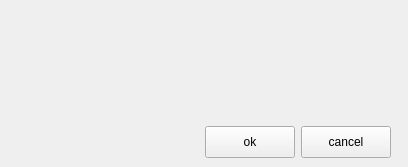
<?xml version="1.0" encoding="UTF-8"?>
<ui version="4.0">
 <class>MessageBoxClass</class>
 <widget class="QDialog" name="MessageBoxClass">
  <property name="geometry">
   <rect>
    <x>0</x>
    <y>0</y>
    <width>408</width>
    <height>167</height>
   </rect>
  </property>
  <property name="sizePolicy">
   <sizepolicy hsizetype="Fixed" vsizetype="Fixed">
    <horstretch>0</horstretch>
    <verstretch>0</verstretch>
   </sizepolicy>
  </property>
  <property name="minimumSize">
   <size>
    <width>408</width>
    <height>167</height>
   </size>
  </property>
  <property name="maximumSize">
   <size>
    <width>408</width>
    <height>167</height>
   </size>
  </property>
  <property name="windowTitle">
   <string>Dialog</string>
  </property>
  <layout class="QVBoxLayout" name="verticalLayout">
   <property name="spacing">
    <number>0</number>
   </property>
   <property name="leftMargin">
    <number>5</number>
   </property>
   <property name="topMargin">
    <number>4</number>
   </property>
   <property name="rightMargin">
    <number>5</number>
   </property>
   <property name="bottomMargin">
    <number>5</number>
   </property>
   <item>
    <layout class="QHBoxLayout" name="horizontalLayout_3">
     <property name="spacing">
      <number>8</number>
     </property>
     <property name="leftMargin">
      <number>9</number>
     </property>
     <property name="topMargin">
      <number>3</number>
     </property>
     <property name="rightMargin">
      <number>7</number>
     </property>
     <property name="bottomMargin">
      <number>0</number>
     </property>
     <item>
      <widget class="QLabel" name="label_title">
       <property name="sizePolicy">
        <sizepolicy hsizetype="Fixed" vsizetype="Fixed">
         <horstretch>0</horstretch>
         <verstretch>0</verstretch>
        </sizepolicy>
       </property>
       <property name="minimumSize">
        <size>
         <width>250</width>
         <height>18</height>
        </size>
       </property>
       <property name="maximumSize">
        <size>
         <width>72</width>
         <height>18</height>
        </size>
       </property>
       <property name="text">
        <string/>
       </property>
      </widget>
     </item>
     <item>
      <spacer name="horizontalSpacer_2">
       <property name="orientation">
        <enum>Qt::Horizontal</enum>
       </property>
       <property name="sizeHint" stdset="0">
        <size>
         <width>40</width>
         <height>20</height>
        </size>
       </property>
      </spacer>
     </item>
    </layout>
   </item>
   <item>
    <layout class="QHBoxLayout" name="horizontalLayout" stretch="0,1">
     <property name="spacing">
      <number>0</number>
     </property>
     <property name="topMargin">
      <number>0</number>
     </property>
     <item>
      <layout class="QVBoxLayout" name="messagebox_iconlayout">
       <property name="spacing">
        <number>0</number>
       </property>
       <property name="leftMargin">
        <number>30</number>
       </property>
       <property name="bottomMargin">
        <number>0</number>
       </property>
       <item>
        <spacer name="verticalSpacer_2">
         <property name="orientation">
          <enum>Qt::Vertical</enum>
         </property>
         <property name="sizeType">
          <enum>QSizePolicy::Fixed</enum>
         </property>
         <property name="sizeHint" stdset="0">
          <size>
           <width>20</width>
           <height>23</height>
          </size>
         </property>
        </spacer>
       </item>
       <item>
        <widget class="QLabel" name="label_icon">
         <property name="sizePolicy">
          <sizepolicy hsizetype="Fixed" vsizetype="Fixed">
           <horstretch>0</horstretch>
           <verstretch>0</verstretch>
          </sizepolicy>
         </property>
         <property name="minimumSize">
          <size>
           <width>48</width>
           <height>48</height>
          </size>
         </property>
         <property name="maximumSize">
          <size>
           <width>48</width>
           <height>48</height>
          </size>
         </property>
         <property name="text">
          <string/>
         </property>
        </widget>
       </item>
       <item>
        <spacer name="verticalSpacer_3">
         <property name="orientation">
          <enum>Qt::Vertical</enum>
         </property>
         <property name="sizeHint" stdset="0">
          <size>
           <width>20</width>
           <height>40</height>
          </size>
         </property>
        </spacer>
       </item>
      </layout>
     </item>
     <item>
      <widget class="QWidget" name="messagebox_custom" native="true">
       <layout class="QVBoxLayout" name="messagebox_customlayput">
        <property name="spacing">
         <number>0</number>
        </property>
        <property name="leftMargin">
         <number>14</number>
        </property>
        <property name="topMargin">
         <number>40</number>
        </property>
        <property name="bottomMargin">
         <number>0</number>
        </property>
        <item>
         <widget class="QLabel" name="label_text">
          <property name="sizePolicy">
           <sizepolicy hsizetype="Fixed" vsizetype="Fixed">
            <horstretch>0</horstretch>
            <verstretch>0</verstretch>
           </sizepolicy>
          </property>
          <property name="minimumSize">
           <size>
            <width>290</width>
            <height>16</height>
           </size>
          </property>
          <property name="maximumSize">
           <size>
            <width>290</width>
            <height>16777215</height>
           </size>
          </property>
          <property name="text">
           <string/>
          </property>
          <property name="wordWrap">
           <bool>true</bool>
          </property>
         </widget>
        </item>
        <item>
         <spacer name="verticalSpacer">
          <property name="orientation">
           <enum>Qt::Vertical</enum>
          </property>
          <property name="sizeHint" stdset="0">
           <size>
            <width>20</width>
            <height>40</height>
           </size>
          </property>
         </spacer>
        </item>
       </layout>
      </widget>
     </item>
    </layout>
   </item>
   <item>
    <layout class="QHBoxLayout" name="horizontalLayout_2">
     <property name="spacing">
      <number>6</number>
     </property>
     <property name="rightMargin">
      <number>12</number>
     </property>
     <property name="bottomMargin">
      <number>4</number>
     </property>
     <item>
      <spacer name="horizontalSpacer">
       <property name="orientation">
        <enum>Qt::Horizontal</enum>
       </property>
       <property name="sizeHint" stdset="0">
        <size>
         <width>40</width>
         <height>20</height>
        </size>
       </property>
      </spacer>
     </item>
     <item>
      <widget class="QPushButton" name="messagebox_ok">
       <property name="sizePolicy">
        <sizepolicy hsizetype="Fixed" vsizetype="Fixed">
         <horstretch>0</horstretch>
         <verstretch>0</verstretch>
        </sizepolicy>
       </property>
       <property name="minimumSize">
        <size>
         <width>90</width>
         <height>32</height>
        </size>
       </property>
       <property name="maximumSize">
        <size>
         <width>90</width>
         <height>32</height>
        </size>
       </property>
       <property name="focusPolicy">
        <enum>Qt::NoFocus</enum>
       </property>
       <property name="text">
        <string>ok</string>
       </property>
      </widget>
     </item>
     <item>
      <widget class="QPushButton" name="messagebox_cancel">
       <property name="sizePolicy">
        <sizepolicy hsizetype="Fixed" vsizetype="Fixed">
         <horstretch>0</horstretch>
         <verstretch>0</verstretch>
        </sizepolicy>
       </property>
       <property name="minimumSize">
        <size>
         <width>90</width>
         <height>32</height>
        </size>
       </property>
       <property name="maximumSize">
        <size>
         <width>90</width>
         <height>32</height>
        </size>
       </property>
       <property name="focusPolicy">
        <enum>Qt::NoFocus</enum>
       </property>
       <property name="text">
        <string>cancel</string>
       </property>
      </widget>
     </item>
    </layout>
   </item>
  </layout>
 </widget>
 <resources/>
 <connections/>
</ui>
